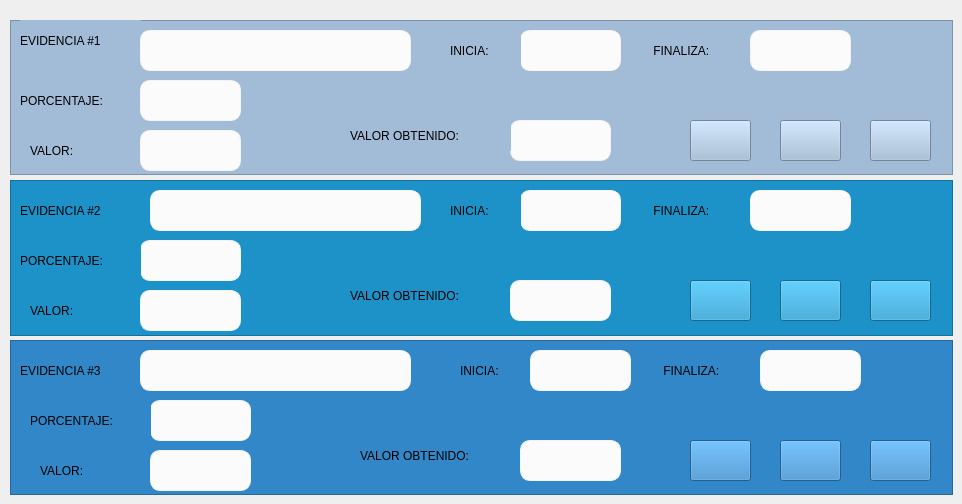
     <widget class="QWidget" name="tab_4">
      <attribute name="title">
       <string>TEMA  4</string>
      </attribute>
      <widget class="QFrame" name="frame_25">
       <property name="geometry">
        <rect>
         <x>10</x>
         <y>340</y>
         <width>943</width>
         <height>155</height>
        </rect>
       </property>
       <property name="styleSheet">
        <string notr="true">background-color: rgb(50, 135, 200);</string>
       </property>
       <property name="frameShape">
        <enum>QFrame::StyledPanel</enum>
       </property>
       <property name="frameShadow">
        <enum>QFrame::Raised</enum>
       </property>
       <widget class="QPushButton" name="pushButton_67">
        <property name="geometry">
         <rect>
          <x>680</x>
          <y>100</y>
          <width>61</width>
          <height>41</height>
         </rect>
        </property>
        <property name="text">
         <string/>
        </property>
        <property name="icon">
         <iconset>
          <normaloff>D:/Users/MAL19/Downloads/archivo.png</normaloff>D:/Users/MAL19/Downloads/archivo.png</iconset>
        </property>
        <property name="iconSize">
         <size>
          <width>35</width>
          <height>35</height>
         </size>
        </property>
       </widget>
       <widget class="QPushButton" name="pushButton_68">
        <property name="geometry">
         <rect>
          <x>860</x>
          <y>100</y>
          <width>61</width>
          <height>41</height>
         </rect>
        </property>
        <property name="text">
         <string/>
        </property>
        <property name="icon">
         <iconset>
          <normaloff>D:/Users/MAL19/Downloads/lista-de-verificacion.png</normaloff>D:/Users/MAL19/Downloads/lista-de-verificacion.png</iconset>
        </property>
        <property name="iconSize">
         <size>
          <width>35</width>
          <height>35</height>
         </size>
        </property>
       </widget>
       <widget class="QPushButton" name="pushButton_69">
        <property name="geometry">
         <rect>
          <x>770</x>
          <y>100</y>
          <width>61</width>
          <height>41</height>
         </rect>
        </property>
        <property name="text">
         <string/>
        </property>
        <property name="icon">
         <iconset>
          <normaloff>D:/Users/MAL19/Downloads/subir.png</normaloff>D:/Users/MAL19/Downloads/subir.png</iconset>
        </property>
        <property name="iconSize">
         <size>
          <width>35</width>
          <height>35</height>
         </size>
        </property>
       </widget>
       <widget class="QLabel" name="label_74">
        <property name="geometry">
         <rect>
          <x>10</x>
          <y>10</y>
          <width>121</width>
          <height>41</height>
         </rect>
        </property>
        <property name="styleSheet">
         <string notr="true">font: 75 10pt &quot;MS Shell Dlg 2&quot;;</string>
        </property>
        <property name="text">
         <string>EVIDENCIA #3</string>
        </property>
       </widget>
       <widget class="QLabel" name="label_75">
        <property name="geometry">
         <rect>
          <x>30</x>
          <y>110</y>
          <width>61</width>
          <height>41</height>
         </rect>
        </property>
        <property name="styleSheet">
         <string notr="true">font: 75 10pt &quot;MS Shell Dlg 2&quot;;</string>
        </property>
        <property name="text">
         <string>VALOR:</string>
        </property>
       </widget>
       <widget class="QLabel" name="label_76">
        <property name="geometry">
         <rect>
          <x>350</x>
          <y>100</y>
          <width>161</width>
          <height>31</height>
         </rect>
        </property>
        <property name="styleSheet">
         <string notr="true">font: 75 10pt &quot;MS Shell Dlg 2&quot;;</string>
        </property>
        <property name="text">
         <string>VALOR OBTENIDO:</string>
        </property>
       </widget>
       <widget class="QLineEdit" name="materia_74">
        <property name="geometry">
         <rect>
          <x>130</x>
          <y>10</y>
          <width>271</width>
          <height>41</height>
         </rect>
        </property>
        <property name="font">
         <font>
          <family>Segoe UI</family>
          <pointsize>12</pointsize>
         </font>
        </property>
        <property name="styleSheet">
         <string notr="true">QLineEdit{
background-color:#fafbfa;
border-radius:10px;
border:1px solid #f4f4f4;
text-aling:center;
}
</string>
        </property>
        <property name="readOnly">
         <bool>true</bool>
        </property>
       </widget>
       <widget class="QLineEdit" name="materia_75">
        <property name="geometry">
         <rect>
          <x>140</x>
          <y>60</y>
          <width>101</width>
          <height>41</height>
         </rect>
        </property>
        <property name="font">
         <font>
          <family>Segoe UI</family>
          <pointsize>12</pointsize>
         </font>
        </property>
        <property name="styleSheet">
         <string notr="true">QLineEdit{
background-color:#fafbfa;
border-radius:10px;
border:1px solid #f4f4f4;
text-aling:center;
}
</string>
        </property>
        <property name="readOnly">
         <bool>true</bool>
        </property>
       </widget>
       <widget class="QLabel" name="label_77">
        <property name="geometry">
         <rect>
          <x>450</x>
          <y>10</y>
          <width>71</width>
          <height>41</height>
         </rect>
        </property>
        <property name="styleSheet">
         <string notr="true">font: 75 10pt &quot;MS Shell Dlg 2&quot;;</string>
        </property>
        <property name="text">
         <string>INICIA:</string>
        </property>
       </widget>
       <widget class="QLabel" name="label_78">
        <property name="geometry">
         <rect>
          <x>650</x>
          <y>10</y>
          <width>91</width>
          <height>41</height>
         </rect>
        </property>
        <property name="styleSheet">
         <string notr="true">font: 75 10pt &quot;MS Shell Dlg 2&quot;;</string>
        </property>
        <property name="text">
         <string> FINALIZA:</string>
        </property>
       </widget>
       <widget class="QLineEdit" name="materia_76">
        <property name="geometry">
         <rect>
          <x>140</x>
          <y>110</y>
          <width>101</width>
          <height>41</height>
         </rect>
        </property>
        <property name="font">
         <font>
          <family>Segoe UI</family>
          <pointsize>12</pointsize>
         </font>
        </property>
        <property name="styleSheet">
         <string notr="true">QLineEdit{
background-color:#fafbfa;
border-radius:10px;
border:1px solid #f4f4f4;
text-aling:center;
}
</string>
        </property>
        <property name="text">
         <string/>
        </property>
        <property name="readOnly">
         <bool>true</bool>
        </property>
       </widget>
       <widget class="QLineEdit" name="materia_77">
        <property name="geometry">
         <rect>
          <x>510</x>
          <y>100</y>
          <width>101</width>
          <height>41</height>
         </rect>
        </property>
        <property name="font">
         <font>
          <family>Segoe UI</family>
          <pointsize>12</pointsize>
         </font>
        </property>
        <property name="styleSheet">
         <string notr="true">QLineEdit{
background-color:#fafbfa;
border-radius:10px;
border:1px solid #f4f4f4;
text-aling:center;
}
</string>
        </property>
        <property name="text">
         <string/>
        </property>
        <property name="readOnly">
         <bool>true</bool>
        </property>
       </widget>
       <widget class="QLineEdit" name="materia_78">
        <property name="geometry">
         <rect>
          <x>750</x>
          <y>10</y>
          <width>101</width>
          <height>41</height>
         </rect>
        </property>
        <property name="font">
         <font>
          <family>Segoe UI</family>
          <pointsize>12</pointsize>
         </font>
        </property>
        <property name="styleSheet">
         <string notr="true">QLineEdit{
background-color:#fafbfa;
border-radius:10px;
border:1px solid #f4f4f4;
text-aling:center;
}
</string>
        </property>
        <property name="text">
         <string/>
        </property>
        <property name="readOnly">
         <bool>true</bool>
        </property>
       </widget>
       <widget class="QLabel" name="label_79">
        <property name="geometry">
         <rect>
          <x>20</x>
          <y>60</y>
          <width>121</width>
          <height>41</height>
         </rect>
        </property>
        <property name="styleSheet">
         <string notr="true">font: 75 10pt &quot;MS Shell Dlg 2&quot;;</string>
        </property>
        <property name="text">
         <string>PORCENTAJE:</string>
        </property>
       </widget>
       <widget class="QLineEdit" name="materia_79">
        <property name="geometry">
         <rect>
          <x>520</x>
          <y>10</y>
          <width>101</width>
          <height>41</height>
         </rect>
        </property>
        <property name="font">
         <font>
          <family>Segoe UI</family>
          <pointsize>12</pointsize>
         </font>
        </property>
        <property name="styleSheet">
         <string notr="true">QLineEdit{
background-color:#fafbfa;
border-radius:10px;
border:1px solid #f4f4f4;
text-aling:center;
}
</string>
        </property>
        <property name="readOnly">
         <bool>true</bool>
        </property>
       </widget>
      </widget>
      <widget class="QFrame" name="frame_23">
       <property name="geometry">
        <rect>
         <x>10</x>
         <y>180</y>
         <width>943</width>
         <height>156</height>
        </rect>
       </property>
       <property name="styleSheet">
        <string notr="true">background-color: rgb(29, 146, 200);</string>
       </property>
       <property name="frameShape">
        <enum>QFrame::StyledPanel</enum>
       </property>
       <property name="frameShadow">
        <enum>QFrame::Raised</enum>
       </property>
       <widget class="QPushButton" name="pushButton_61">
        <property name="geometry">
         <rect>
          <x>680</x>
          <y>100</y>
          <width>61</width>
          <height>41</height>
         </rect>
        </property>
        <property name="text">
         <string/>
        </property>
        <property name="icon">
         <iconset>
          <normaloff>D:/Users/MAL19/Downloads/archivo.png</normaloff>D:/Users/MAL19/Downloads/archivo.png</iconset>
        </property>
        <property name="iconSize">
         <size>
          <width>35</width>
          <height>35</height>
         </size>
        </property>
       </widget>
       <widget class="QPushButton" name="pushButton_62">
        <property name="geometry">
         <rect>
          <x>860</x>
          <y>100</y>
          <width>61</width>
          <height>41</height>
         </rect>
        </property>
        <property name="text">
         <string/>
        </property>
        <property name="icon">
         <iconset>
          <normaloff>D:/Users/MAL19/Downloads/lista-de-verificacion.png</normaloff>D:/Users/MAL19/Downloads/lista-de-verificacion.png</iconset>
        </property>
        <property name="iconSize">
         <size>
          <width>35</width>
          <height>35</height>
         </size>
        </property>
       </widget>
       <widget class="QPushButton" name="pushButton_63">
        <property name="geometry">
         <rect>
          <x>770</x>
          <y>100</y>
          <width>61</width>
          <height>41</height>
         </rect>
        </property>
        <property name="text">
         <string/>
        </property>
        <property name="icon">
         <iconset>
          <normaloff>D:/Users/MAL19/Downloads/subir.png</normaloff>D:/Users/MAL19/Downloads/subir.png</iconset>
        </property>
        <property name="iconSize">
         <size>
          <width>35</width>
          <height>35</height>
         </size>
        </property>
       </widget>
       <widget class="QLabel" name="label_62">
        <property name="geometry">
         <rect>
          <x>10</x>
          <y>10</y>
          <width>121</width>
          <height>41</height>
         </rect>
        </property>
        <property name="styleSheet">
         <string notr="true">font: 75 10pt &quot;MS Shell Dlg 2&quot;;</string>
        </property>
        <property name="text">
         <string>EVIDENCIA #2</string>
        </property>
       </widget>
       <widget class="QLineEdit" name="materia_62">
        <property name="geometry">
         <rect>
          <x>140</x>
          <y>10</y>
          <width>271</width>
          <height>41</height>
         </rect>
        </property>
        <property name="font">
         <font>
          <family>Segoe UI</family>
          <pointsize>12</pointsize>
         </font>
        </property>
        <property name="styleSheet">
         <string notr="true">QLineEdit{
background-color:#fafbfa;
border-radius:10px;
border:1px solid #f4f4f4;
text-aling:center;
}
</string>
        </property>
        <property name="readOnly">
         <bool>true</bool>
        </property>
       </widget>
       <widget class="QLineEdit" name="materia_63">
        <property name="geometry">
         <rect>
          <x>510</x>
          <y>10</y>
          <width>101</width>
          <height>41</height>
         </rect>
        </property>
        <property name="font">
         <font>
          <family>Segoe UI</family>
          <pointsize>12</pointsize>
         </font>
        </property>
        <property name="styleSheet">
         <string notr="true">QLineEdit{
background-color:#fafbfa;
border-radius:10px;
border:1px solid #f4f4f4;
text-aling:center;
}
</string>
        </property>
        <property name="readOnly">
         <bool>true</bool>
        </property>
       </widget>
       <widget class="QLabel" name="label_63">
        <property name="geometry">
         <rect>
          <x>440</x>
          <y>10</y>
          <width>71</width>
          <height>41</height>
         </rect>
        </property>
        <property name="styleSheet">
         <string notr="true">font: 75 10pt &quot;MS Shell Dlg 2&quot;;</string>
        </property>
        <property name="text">
         <string>INICIA:</string>
        </property>
       </widget>
       <widget class="QLineEdit" name="materia_64">
        <property name="geometry">
         <rect>
          <x>130</x>
          <y>60</y>
          <width>101</width>
          <height>41</height>
         </rect>
        </property>
        <property name="font">
         <font>
          <family>Segoe UI</family>
          <pointsize>12</pointsize>
         </font>
        </property>
        <property name="styleSheet">
         <string notr="true">QLineEdit{
background-color:#fafbfa;
border-radius:10px;
border:1px solid #f4f4f4;
text-aling:center;
}
</string>
        </property>
        <property name="readOnly">
         <bool>true</bool>
        </property>
       </widget>
       <widget class="QLineEdit" name="materia_65">
        <property name="geometry">
         <rect>
          <x>740</x>
          <y>10</y>
          <width>101</width>
          <height>41</height>
         </rect>
        </property>
        <property name="font">
         <font>
          <family>Segoe UI</family>
          <pointsize>12</pointsize>
         </font>
        </property>
        <property name="styleSheet">
         <string notr="true">QLineEdit{
background-color:#fafbfa;
border-radius:10px;
border:1px solid #f4f4f4;
text-aling:center;
}
</string>
        </property>
        <property name="text">
         <string/>
        </property>
        <property name="readOnly">
         <bool>true</bool>
        </property>
       </widget>
       <widget class="QLabel" name="label_64">
        <property name="geometry">
         <rect>
          <x>20</x>
          <y>110</y>
          <width>61</width>
          <height>41</height>
         </rect>
        </property>
        <property name="styleSheet">
         <string notr="true">font: 75 10pt &quot;MS Shell Dlg 2&quot;;</string>
        </property>
        <property name="text">
         <string>VALOR:</string>
        </property>
       </widget>
       <widget class="QLabel" name="label_65">
        <property name="geometry">
         <rect>
          <x>10</x>
          <y>60</y>
          <width>121</width>
          <height>41</height>
         </rect>
        </property>
        <property name="styleSheet">
         <string notr="true">font: 75 10pt &quot;MS Shell Dlg 2&quot;;</string>
        </property>
        <property name="text">
         <string>PORCENTAJE:</string>
        </property>
       </widget>
       <widget class="QLabel" name="label_66">
        <property name="geometry">
         <rect>
          <x>340</x>
          <y>100</y>
          <width>161</width>
          <height>31</height>
         </rect>
        </property>
        <property name="styleSheet">
         <string notr="true">font: 75 10pt &quot;MS Shell Dlg 2&quot;;</string>
        </property>
        <property name="text">
         <string>VALOR OBTENIDO:</string>
        </property>
       </widget>
       <widget class="QLineEdit" name="materia_66">
        <property name="geometry">
         <rect>
          <x>130</x>
          <y>110</y>
          <width>101</width>
          <height>41</height>
         </rect>
        </property>
        <property name="font">
         <font>
          <family>Segoe UI</family>
          <pointsize>12</pointsize>
         </font>
        </property>
        <property name="styleSheet">
         <string notr="true">QLineEdit{
background-color:#fafbfa;
border-radius:10px;
border:1px solid #f4f4f4;
text-aling:center;
}
</string>
        </property>
        <property name="text">
         <string/>
        </property>
        <property name="readOnly">
         <bool>true</bool>
        </property>
       </widget>
       <widget class="QLineEdit" name="materia_67">
        <property name="geometry">
         <rect>
          <x>500</x>
          <y>100</y>
          <width>101</width>
          <height>41</height>
         </rect>
        </property>
        <property name="font">
         <font>
          <family>Segoe UI</family>
          <pointsize>12</pointsize>
         </font>
        </property>
        <property name="styleSheet">
         <string notr="true">QLineEdit{
background-color:#fafbfa;
border-radius:10px;
border:1px solid #f4f4f4;
text-aling:center;
}
</string>
        </property>
        <property name="text">
         <string/>
        </property>
        <property name="readOnly">
         <bool>true</bool>
        </property>
       </widget>
       <widget class="QLabel" name="label_67">
        <property name="geometry">
         <rect>
          <x>640</x>
          <y>10</y>
          <width>91</width>
          <height>41</height>
         </rect>
        </property>
        <property name="styleSheet">
         <string notr="true">font: 75 10pt &quot;MS Shell Dlg 2&quot;;</string>
        </property>
        <property name="text">
         <string> FINALIZA:</string>
        </property>
       </widget>
      </widget>
      <widget class="QFrame" name="frame_24">
       <property name="geometry">
        <rect>
         <x>10</x>
         <y>20</y>
         <width>943</width>
         <height>155</height>
        </rect>
       </property>
       <property name="styleSheet">
        <string notr="true">background-color: rgb(162, 188, 216);</string>
       </property>
       <property name="frameShape">
        <enum>QFrame::StyledPanel</enum>
       </property>
       <property name="frameShadow">
        <enum>QFrame::Raised</enum>
       </property>
       <widget class="QPushButton" name="pushButton_64">
        <property name="geometry">
         <rect>
          <x>680</x>
          <y>100</y>
          <width>61</width>
          <height>41</height>
         </rect>
        </property>
        <property name="text">
         <string/>
        </property>
        <property name="icon">
         <iconset>
          <normaloff>D:/Users/MAL19/Downloads/archivo.png</normaloff>D:/Users/MAL19/Downloads/archivo.png</iconset>
        </property>
        <property name="iconSize">
         <size>
          <width>35</width>
          <height>35</height>
         </size>
        </property>
       </widget>
       <widget class="QPushButton" name="pushButton_65">
        <property name="geometry">
         <rect>
          <x>860</x>
          <y>100</y>
          <width>61</width>
          <height>41</height>
         </rect>
        </property>
        <property name="text">
         <string/>
        </property>
        <property name="icon">
         <iconset>
          <normaloff>D:/Users/MAL19/Downloads/lista-de-verificacion.png</normaloff>D:/Users/MAL19/Downloads/lista-de-verificacion.png</iconset>
        </property>
        <property name="iconSize">
         <size>
          <width>35</width>
          <height>35</height>
         </size>
        </property>
       </widget>
       <widget class="QPushButton" name="pushButton_66">
        <property name="geometry">
         <rect>
          <x>770</x>
          <y>100</y>
          <width>61</width>
          <height>41</height>
         </rect>
        </property>
        <property name="text">
         <string/>
        </property>
        <property name="icon">
         <iconset>
          <normaloff>D:/Users/MAL19/Downloads/subir.png</normaloff>D:/Users/MAL19/Downloads/subir.png</iconset>
        </property>
        <property name="iconSize">
         <size>
          <width>35</width>
          <height>35</height>
         </size>
        </property>
       </widget>
       <widget class="QLabel" name="label_68">
        <property name="geometry">
         <rect>
          <x>10</x>
          <y>0</y>
          <width>121</width>
          <height>41</height>
         </rect>
        </property>
        <property name="styleSheet">
         <string notr="true">font: 75 10pt &quot;MS Shell Dlg 2&quot;;</string>
        </property>
        <property name="text">
         <string>EVIDENCIA #1</string>
        </property>
       </widget>
       <widget class="QLineEdit" name="materia_68">
        <property name="geometry">
         <rect>
          <x>130</x>
          <y>10</y>
          <width>271</width>
          <height>41</height>
         </rect>
        </property>
        <property name="font">
         <font>
          <family>Segoe UI</family>
          <pointsize>12</pointsize>
         </font>
        </property>
        <property name="styleSheet">
         <string notr="true">QLineEdit{
background-color:#fafbfa;
border-radius:10px;
border:1px solid #f4f4f4;
text-aling:center;
}
</string>
        </property>
        <property name="readOnly">
         <bool>true</bool>
        </property>
       </widget>
       <widget class="QLabel" name="label_69">
        <property name="geometry">
         <rect>
          <x>10</x>
          <y>60</y>
          <width>121</width>
          <height>41</height>
         </rect>
        </property>
        <property name="styleSheet">
         <string notr="true">font: 75 10pt &quot;MS Shell Dlg 2&quot;;</string>
        </property>
        <property name="text">
         <string>PORCENTAJE:</string>
        </property>
       </widget>
       <widget class="QLineEdit" name="materia_69">
        <property name="geometry">
         <rect>
          <x>130</x>
          <y>60</y>
          <width>101</width>
          <height>41</height>
         </rect>
        </property>
        <property name="font">
         <font>
          <family>Segoe UI</family>
          <pointsize>12</pointsize>
         </font>
        </property>
        <property name="styleSheet">
         <string notr="true">QLineEdit{
background-color:#fafbfa;
border-radius:10px;
border:1px solid #f4f4f4;
text-aling:center;
}
</string>
        </property>
        <property name="readOnly">
         <bool>true</bool>
        </property>
       </widget>
       <widget class="QLineEdit" name="materia_70">
        <property name="geometry">
         <rect>
          <x>510</x>
          <y>10</y>
          <width>101</width>
          <height>41</height>
         </rect>
        </property>
        <property name="font">
         <font>
          <family>Segoe UI</family>
          <pointsize>12</pointsize>
         </font>
        </property>
        <property name="styleSheet">
         <string notr="true">QLineEdit{
background-color:#fafbfa;
border-radius:10px;
border:1px solid #f4f4f4;
text-aling:center;
}
</string>
        </property>
        <property name="readOnly">
         <bool>true</bool>
        </property>
       </widget>
       <widget class="QLabel" name="label_70">
        <property name="geometry">
         <rect>
          <x>440</x>
          <y>10</y>
          <width>71</width>
          <height>41</height>
         </rect>
        </property>
        <property name="styleSheet">
         <string notr="true">font: 75 10pt &quot;MS Shell Dlg 2&quot;;</string>
        </property>
        <property name="text">
         <string>INICIA:</string>
        </property>
       </widget>
       <widget class="QLineEdit" name="materia_71">
        <property name="geometry">
         <rect>
          <x>740</x>
          <y>10</y>
          <width>101</width>
          <height>41</height>
         </rect>
        </property>
        <property name="font">
         <font>
          <family>Segoe UI</family>
          <pointsize>12</pointsize>
         </font>
        </property>
        <property name="styleSheet">
         <string notr="true">QLineEdit{
background-color:#fafbfa;
border-radius:10px;
border:1px solid #f4f4f4;
text-aling:center;
}
</string>
        </property>
        <property name="text">
         <string/>
        </property>
        <property name="readOnly">
         <bool>true</bool>
        </property>
       </widget>
       <widget class="QLabel" name="label_71">
        <property name="geometry">
         <rect>
          <x>640</x>
          <y>10</y>
          <width>91</width>
          <height>41</height>
         </rect>
        </property>
        <property name="styleSheet">
         <string notr="true">font: 75 10pt &quot;MS Shell Dlg 2&quot;;</string>
        </property>
        <property name="text">
         <string> FINALIZA:</string>
        </property>
       </widget>
       <widget class="QLineEdit" name="materia_72">
        <property name="geometry">
         <rect>
          <x>130</x>
          <y>110</y>
          <width>101</width>
          <height>41</height>
         </rect>
        </property>
        <property name="font">
         <font>
          <family>Segoe UI</family>
          <pointsize>12</pointsize>
         </font>
        </property>
        <property name="styleSheet">
         <string notr="true">QLineEdit{
background-color:#fafbfa;
border-radius:10px;
border:1px solid #f4f4f4;
text-aling:center;
}
</string>
        </property>
        <property name="text">
         <string/>
        </property>
        <property name="readOnly">
         <bool>true</bool>
        </property>
       </widget>
       <widget class="QLabel" name="label_72">
        <property name="geometry">
         <rect>
          <x>20</x>
          <y>110</y>
          <width>61</width>
          <height>41</height>
         </rect>
        </property>
        <property name="styleSheet">
         <string notr="true">font: 75 10pt &quot;MS Shell Dlg 2&quot;;</string>
        </property>
        <property name="text">
         <string>VALOR:</string>
        </property>
       </widget>
       <widget class="QLineEdit" name="materia_73">
        <property name="geometry">
         <rect>
          <x>500</x>
          <y>100</y>
          <width>101</width>
          <height>41</height>
         </rect>
        </property>
        <property name="font">
         <font>
          <family>Segoe UI</family>
          <pointsize>12</pointsize>
         </font>
        </property>
        <property name="styleSheet">
         <string notr="true">QLineEdit{
background-color:#fafbfa;
border-radius:10px;
border:1px solid #f4f4f4;
text-aling:center;
}
</string>
        </property>
        <property name="text">
         <string/>
        </property>
        <property name="readOnly">
         <bool>true</bool>
        </property>
       </widget>
       <widget class="QLabel" name="label_73">
        <property name="geometry">
         <rect>
          <x>340</x>
          <y>100</y>
          <width>161</width>
          <height>31</height>
         </rect>
        </property>
        <property name="styleSheet">
         <string notr="true">font: 75 10pt &quot;MS Shell Dlg 2&quot;;</string>
        </property>
        <property name="text">
         <string>VALOR OBTENIDO:</string>
        </property>
       </widget>
      </widget>
     </widget>
